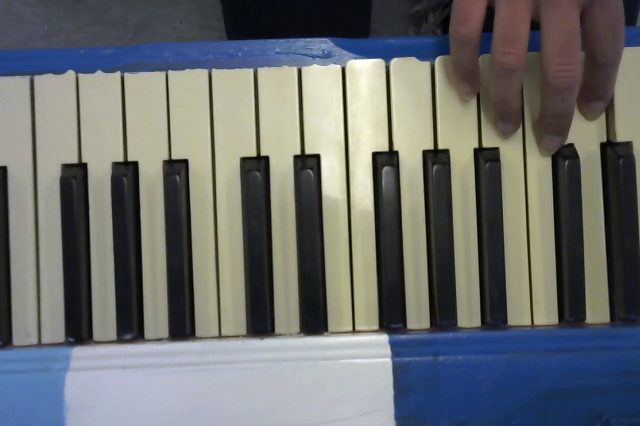
#> input picture frame 32 of piano.mov, 640 x 426 px
$ python notesGet.py   (older library calls are emulated)
#> lines starting #> are read from the running program, lines starting #| are printed output that depends on the picture; after the words box and inside, x2 and y2 are one past the last pixel; in counts of white or black regions, pixels touching at a corner belong together
import cv2
import numpy as np

video = cv2.VideoCapture("piano.mov")

while(True):
	ret, frame = video.read()
#> frame is the input picture: shape (426, 640, 3); mean B, G, R 109.7, 109.5, 106.4
	frame = frame[0:300,0:620]
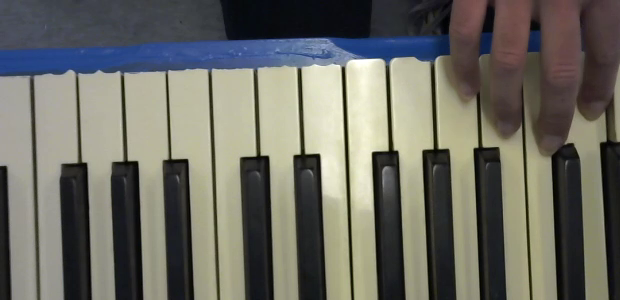
#> frame: shape (300, 620, 3); mean B, G, R 99.5, 107.7, 108.4

	gray = cv2.cvtColor(frame, cv2.COLOR_BGR2GRAY)
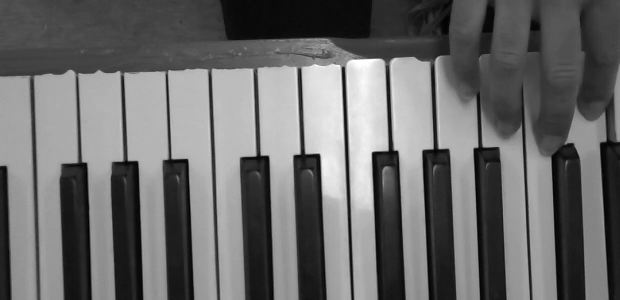
#> gray: shape (300, 620); min 0, max 255, mean 106.9

	ret, thresh = cv2.threshold(gray, 110, 255, 0)
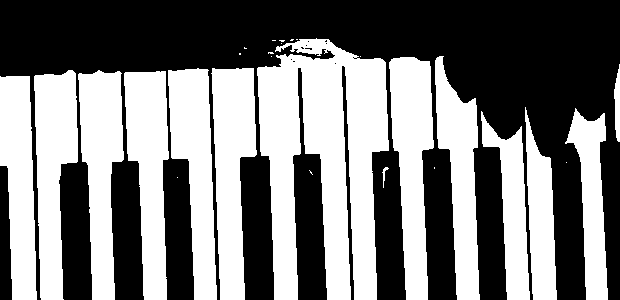
#> thresh: shape (300, 620); 48.1% white; 28 white regions (14 under 20 px)

	# get bounding boxes
	_, contours, _ = cv2.findContours(thresh,cv2.RETR_LIST,cv2.CHAIN_APPROX_SIMPLE)
#> contours = 39 contours, 25 with area under 20; largest, box (x1, y1, x2, y2) and area: (257, 38, 389, 300) 21824, (211, 68, 257, 300) 6979, (389, 57, 434, 300) 6910, (124, 71, 169, 300) 6706, (78, 70, 124, 300) 6620
	idx =0
	for cnt in contours:
		area = cv2.contourArea(cnt)
		if(area > 300 and area < 10000):
			idx += 1
			x,y,w,h = cv2.boundingRect(cnt)
			digit=thresh[y:y+h,x:x+w]
			cv2.rectangle(frame,(x,y),(x+w,y+h),(200,0,0),2)
		else:
			pass
#> this loop made 39 passes
#> (area, x, y, w, h) on passes 6, 7, 8, 9, 10, 11, 12, 13, 14, 20, 22: (3891, 481, 111, 49, 189), (4029, 565, 108, 43, 192), (3644.5, 525, 107, 32, 193), (5886.5, 0, 76, 37, 224), (6706, 124, 71, 45, 229), (6620, 78, 70, 46, 230), (6588, 34, 70, 44, 230), (6979, 211, 68, 46, 232), (6544.5, 168, 68, 49, 232), (6910, 389, 57, 45, 243), (5794, 435, 56, 45, 244)
#> area on passes 4, 15, 39: 21.5, 257.5, 21824.5
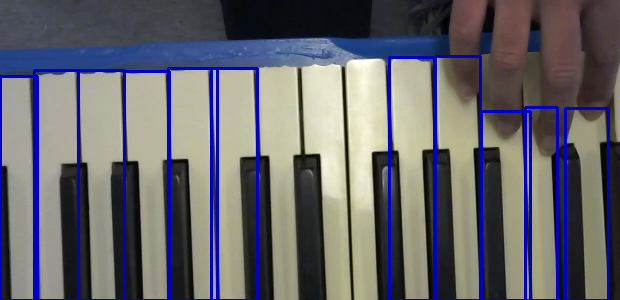
#> frame: shape (300, 620, 3); 7.24% of pixels changed, all inside (x1, y1, x2, y2) = (0, 55, 610, 300)
#> after the loop, idx = 11

	cv2.imshow("yeet", frame)

	if cv2.waitKey(30) & 0xFF == ord('q'):
#> (key q is pressed here)
		break

#> (the run stopped early here; a loop or call above may not have finished)

$ run again, starting later in the video
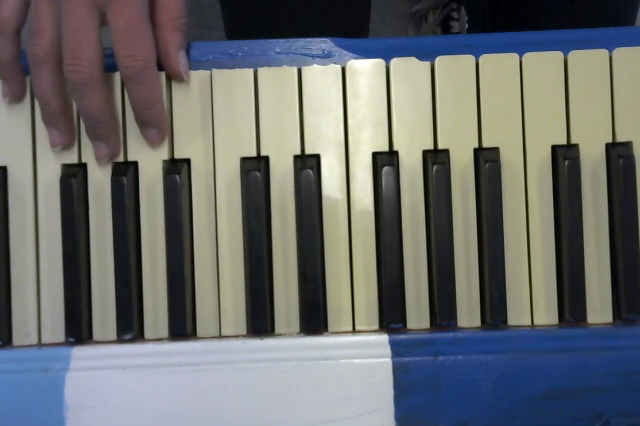
#> input picture frame 146 of piano.mov, 640 x 426 px
#> frame is the input picture: shape (426, 640, 3); mean B, G, R 109.2, 109.3, 106.7
#> `ret, thresh = cv2.threshold(gray, 110, 255, 0)`:
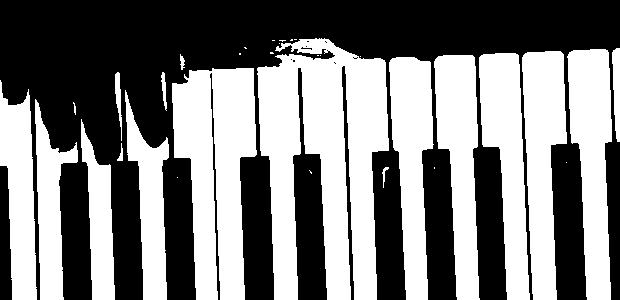
#> thresh: shape (300, 620); 49.5% white; 33 white regions (15 under 20 px)
#> contours = 46 contours, 28 with area under 20; largest, box (x1, y1, x2, y2) and area: (257, 38, 389, 300) 21854, (172, 68, 257, 300) 13038, (567, 49, 612, 300) 7485, (522, 51, 567, 300) 7365, (434, 55, 480, 300) 7038
#> the loop `for cnt in contours:` made 46 passes
#> (area, x, y, w, h) on passes 7, 9, 10, 11, 20, 24, 28, 31: (3241, 81, 119, 34, 181), (3898.5, 35, 99, 43, 201), (4201.5, 125, 90, 44, 210), (5164.5, 0, 80, 37, 220), (6913.5, 389, 57, 45, 243), (7038.5, 434, 55, 46, 245), (6967, 479, 53, 51, 247), (7365, 522, 51, 45, 249)
#> after the loop `for cnt in contours:`:
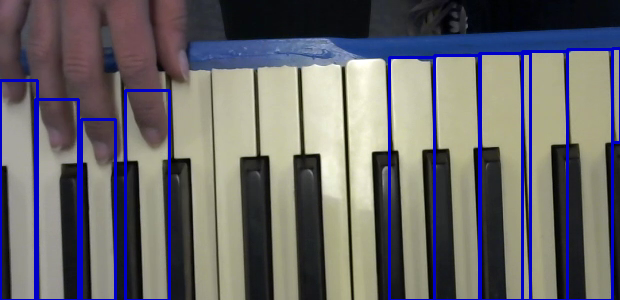
#> frame: shape (300, 620, 3); mean B, G, R 106.9, 103, 104.4
#> after the loop `for cnt in contours:`: idx = 10

$ run again, starting later in the video
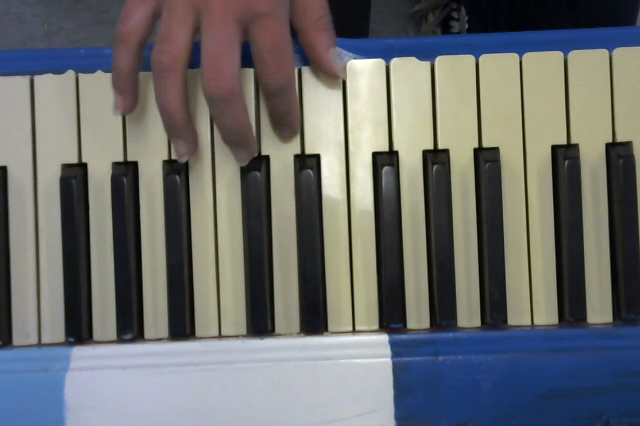
#> input picture frame 260 of piano.mov, 640 x 426 px
#> frame is the input picture: shape (426, 640, 3); mean B, G, R 109.1, 109.1, 107
#> `ret, thresh = cv2.threshold(gray, 110, 255, 0)`:
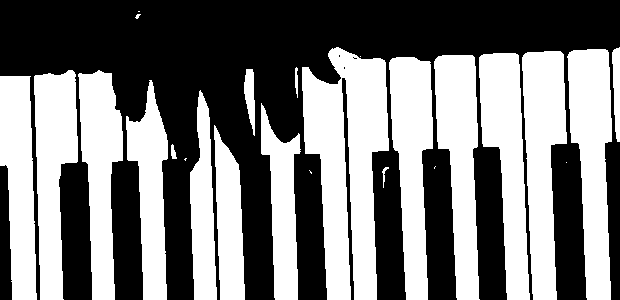
#> thresh: shape (300, 620); 48.1% white; 25 white regions (7 under 20 px)
#> contours = 29 contours, 11 with area under 20; largest, box (x1, y1, x2, y2) and area: (302, 47, 389, 300) 13710, (567, 49, 612, 300) 7496, (522, 51, 567, 300) 7368, (434, 55, 480, 300) 7048, (479, 53, 530, 300) 6976
#> the loop `for cnt in contours:` made 29 passes
#> (area, x, y, w, h) on passes 7 to 14: (3610, 214, 125, 31, 175), (4107.5, 261, 103, 40, 197), (3609, 190, 90, 27, 210), (5053.5, 126, 80, 42, 220), (5889, 0, 76, 37, 224), (6284.5, 78, 70, 45, 230), (6581.5, 34, 70, 44, 230), (406, 244, 69, 11, 67)
#> after the loop `for cnt in contours:`:
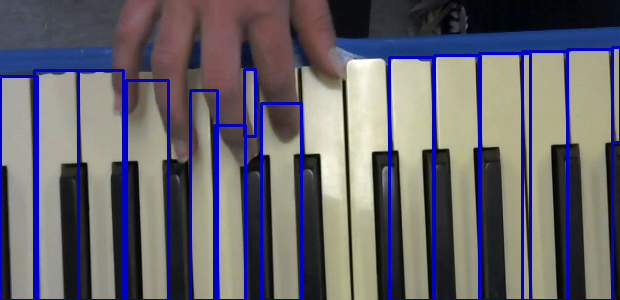
#> frame: shape (300, 620, 3); mean B, G, R 109.5, 100.2, 102.4
#> after the loop `for cnt in contours:`: idx = 14
